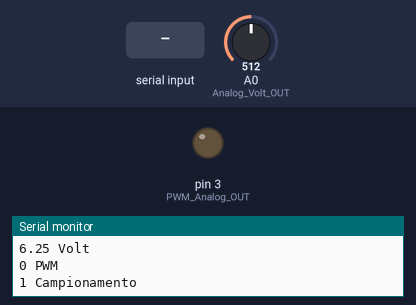
A sketch run on a simulated Arduino Uno, built with avr-gcc and run on an emulated ATmega328P. Parts: output pins drawn as LEDs (lit = HIGH), the last lines printed to the serial monitor. Inputs (shaded band) come from the test bench; at power-on: A0 (Analog_Volt_OUT) = 512.

Above: at 1.2 s.
1.3 s: A0 (Analog_Volt_OUT) set to 426
2.8 s: A0 (Analog_Volt_OUT) set to 398
At 3.8 s:
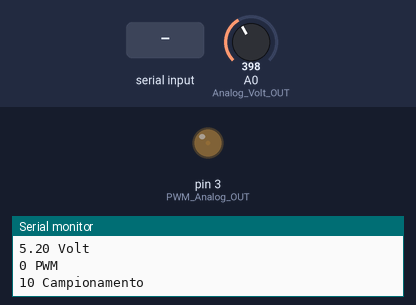
5.8 s: "90,45\n" received over Serial
At 8.5 s:
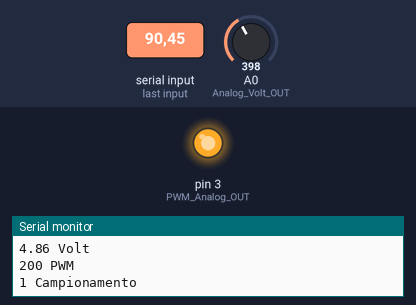
Timing chart, 0 to 10.0 s (numbered marks = the images above; inputs shaded):
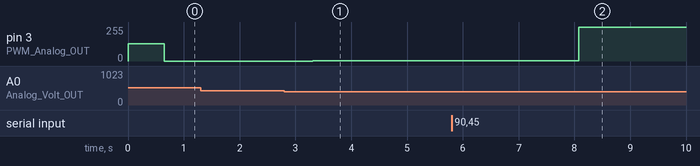

The sketch:

BUCK_converter_circuit_Arduino.ino
```cpp
//*****************************************************************************************************************************//
//-------------------          By  MastrMarco    Versione 1.0        ISCRIVITI AL CANALE YOUTUBE       ------------------------//
//
//                                  https://www.youtube.com/channel/UCpQb1Iz6M229ylkyXpdJPlw
//*****************************************************************************************************************************//

//Delay Virtuale
unsigned long Tempo0 = 0;
int DelayVirtuale = 1000;


// Lettura Tensione di Uscita
#define Analog_Volt_OUT A0
int datiS;
int Campionamento = 1;
int CampNum;
float Con;
float R1 = 30000;  //
float R2 = 7500;   //
float Volt;
//Delay Virtuale
unsigned long TempoVal = 0;
int DelayVirtuale2 = 50;


//PWM Anlog auto set
#define PWM_Analog_OUT 3
int Val_PWM = 128;
float Volt_Set = 0;


//----------------------------------
void setup() {

  Serial.begin(115200);

  pinMode(PWM_Analog_OUT, OUTPUT);
  pinMode(Analog_Volt_OUT, INPUT);

  analogWrite(PWM_Analog_OUT, Val_PWM);
  Volt_Set = 5;

  TCCR2B = TCCR2B & B11111000 | B00000001;  // for PWM frequency of 31372.55 Hz  D3 D11
  //TCCR2B = TCCR2B & B11111000 | B00000010; // for PWM frequency of 3921.16 Hz
  //TCCR2B = TCCR2B & B11111000 | B00000011; // for PWM frequency of 980.39 Hz
  //TCCR2B = TCCR2B & B11111000 | B00000100; // for PWM frequency of 490.20 Hz (The DEFAULT)
  //TCCR2B = TCCR2B & B11111000 | B00000101; // for PWM frequency of 245.10 Hz
  //TCCR2B = TCCR2B & B11111000 | B00000110; // for PWM frequency of 122.55 Hz
  //TCCR2B = TCCR2B & B11111000 | B00000111; // for PWM frequency of 30.64 Hz
}


//----------------------------------
float Tensione() {
  if (millis() >= (TempoVal + DelayVirtuale2)) {
    // leggere il valore sull'ingresso analogico
    if (CampNum < Campionamento) {
      datiS += analogRead(Analog_Volt_OUT);
      CampNum++;
    } else {
      Con = ((datiS / (Campionamento + 1)) * 5.0) / 1024;
      Volt = Con / (R2 / (R1 + R2));
      datiS = 0;
      CampNum = 0;
      ajustaPWM();
    }
    //delay(50);
    TempoVal = millis();
  }
  return Volt;
}

//----------------------------------
void ajustaPWM() {
  if (Volt_Set < Tensione()) {
    if (Val_PWM > 0)
      Val_PWM--;
    analogWrite(PWM_Analog_OUT, Val_PWM);
  } else {
    if (Val_PWM < 255)
      Val_PWM++;
    analogWrite(PWM_Analog_OUT, Val_PWM);
  }
}

//----------------------------------
void loop() {

  if (Serial.available() > 0) {
    String rx = Serial.readString();
    //Val_PWM = rx.toInt();
    Volt_Set = rx.toFloat();
  }
  //analogWrite(PWM_Analog_OUT, Val_PWM);


  if (((Volt_Set - Tensione()) >= 0.35) or ((Tensione() - Volt_Set) >= 0.35)) {
    DelayVirtuale2 = 5;
    Campionamento = 1;
  } else {
    DelayVirtuale2 = 200;
    Campionamento = 10;
  }
  Tensione();


  //RPM Ventola
  if (millis() >= (Tempo0 + DelayVirtuale)) {
    Tempo0 = millis();

    Serial.print(Volt_Set, 2);
    Serial.println(" Volt_SET");

    Serial.print(Tensione(), 2);
    Serial.println(" Volt");

    Serial.print(Val_PWM);
    Serial.println(" PWM");

    Serial.print(Campionamento);
    Serial.println(" Campionamento");
  }
}
```

Measured:
- after the input at 2.8 s, pin 3 (PWM_Analog_OUT): 0/255 → 1/255 after 0.51 s
- after the input at 5.8 s, pin 3 (PWM_Analog_OUT): 1/255 → 255/255 after 2.3 s
